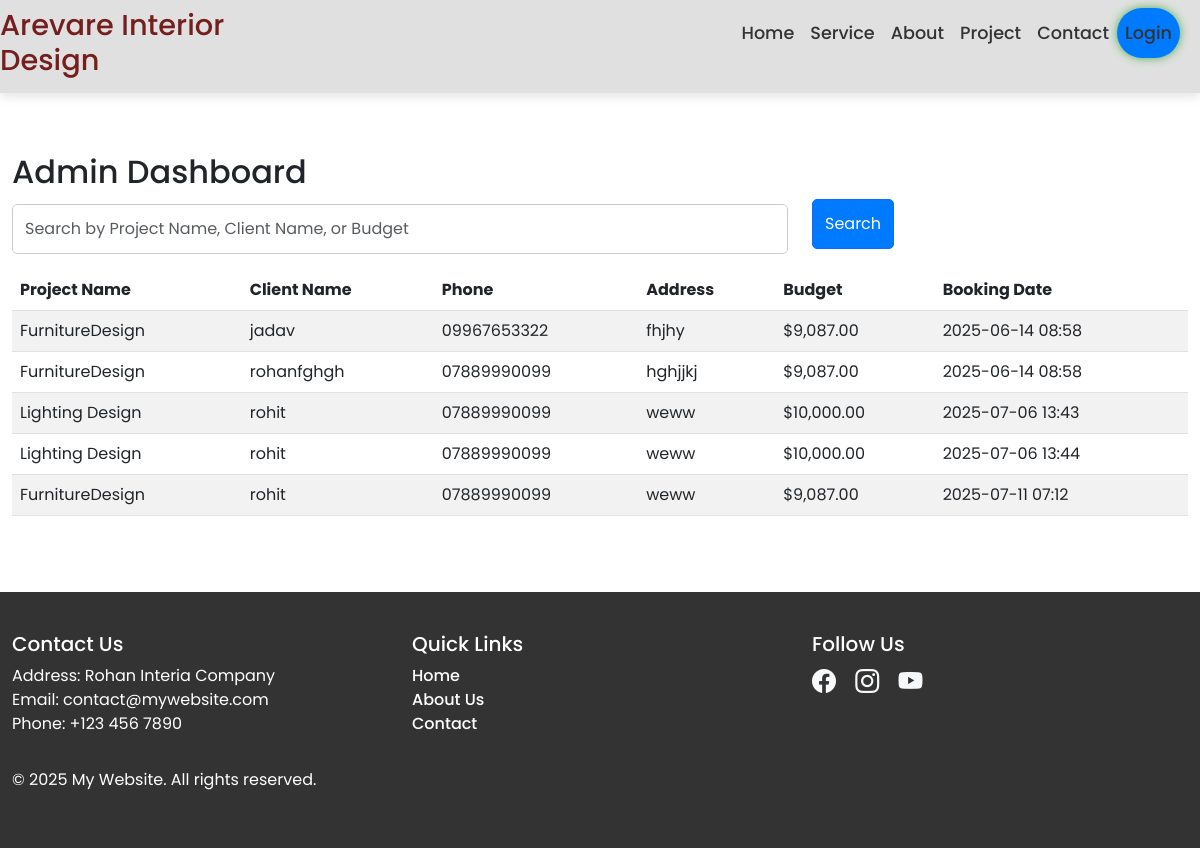
The page /booking/admin-dashboard/ on the database its author committed.
### booking/models.py (models this page shows, shortened)
class Booking(models.Model):
    PENDING = 'PENDING'
    PAID = 'PAID'
    FAILED = 'FAILED'
    PAYMENT_STATUS_CHOICES = [
        (PENDING, 'Pending'),
        (PAID, 'Paid'),
        (FAILED, 'Failed'),
    ]
    user = models.ForeignKey(settings.AUTH_USER_MODEL, on_delete=models.CASCADE)
    project = models.ForeignKey('project.ConstructionProject', on_delete=models.CASCADE)
    name = models.CharField(max_length=255)  # Client's name
    address = models.TextField()
    phone = models.CharField(max_length=20)
    budget = models.DecimalField(max_digits=10, decimal_places=2)
    payment_status = models.CharField(max_length=10, choices=PAYMENT_STATUS_CHOICES, default=PENDING)
    created_at = models.DateTimeField(auto_now_add=True)
    partial_payment_amount = models.DecimalField(max_digits=10, decimal_places=2, default=0.0)
    razorpay_order_id = models.CharField(max_length=255, blank=True, null=True)  # Store Razorpay order ID
    other_field = models.CharField(max_length=255, blank=True, null=True)  # Example for another custom field
    first_instrument_amount = models.DecimalField(max_digits=10, decimal_places=2, default=0.0)  # Amount for first instrument
    second_instrument_amount = models.DecimalField(max_digits=10, decimal_places=2, default=0.0)  # Amount for second instrument

### project/models.py (models this page shows, shortened)
class ConstructionProject(models.Model):
    project_name = models.CharField(max_length=255)
    start_date = models.DateField()
    end_date = models.DateField()
    location = models.CharField(max_length=255)
    budget = models.DecimalField(max_digits=12, decimal_places=2)
    description = models.CharField(max_length=200)
    image = models.ImageField(upload_to='project/', blank=True, null=True, verbose_name="Project Image")

### booking/views.py (the view, shortened to what this page needs)
# urls.py: path('admin-dashboard/',admin_dashboard1, name='admin_dashboard'),
def admin_dashboard1(request):
    search_query = request.GET.get('search_query', '')
    payment_status_query = request.GET.get('payment_status', '')
    bookings = Booking.objects.all()
    if payment_status_query:
        bookings = bookings.filter(payment_status=payment_status_query)
    for booking in bookings:
        total_payment = booking.partial_payment_amount + booking.second_instrument_amount
        remaining_balance = booking.budget - total_payment
        booking.total_payment = total_payment
        booking.remaining_balance = remaining_balance
    return render(request, 'bookings/admin_dashboard.html', {
        'bookings': bookings,
        'search_query': search_query,
        'payment_status_query': payment_status_query,
    })

### templates/bookings/admin_dashboard.html
{% extends 'base.html' %}
{% load humanize %}
{% block content %}
    <div class="container">
        <h2>Admin Dashboard</h2>
        <form method="get" action="">
            <div class="row mb-3">
                <div class="col-md-8">
                    <input type="text" class="form-control" name="search_query" placeholder="Search by Project Name, Client Name, or Budget" value="{{ request.GET.search_query }}">
                </div>
                <div class="col-md-2">
                    <button type="submit" class="btn btn-primary">Search</button>
                </div>
            </div>
        </form>
        {% if bookings %}
            <table class="table table-striped">
                <thead>
                    <tr>
                        <th>Project Name</th>
                        <th>Client Name</th>
                        <th>Phone</th>
                        <th>Address</th>
                        <th>Budget</th>
                        <th>Booking Date</th>
                    </tr>
                </thead>
                <tbody>
                    {% for booking in bookings %}
                        <tr>
                            <td>{{ booking.project.project_name }}</td>
                            <td>{{ booking.name }}</td>
                            <td>{{ booking.phone }}</td>
                            <td>{{ booking.address }}</td>
                            <td>${{ booking.budget|intcomma }}</td>
                            <td>{{ booking.created_at|date:"Y-m-d H:i" }}</td>
                        </tr>
                    {% endfor %}
                </tbody>
            </table>
        {% else %}
            <p>No bookings available.</p>
        {% endif %}
    </div>
{% endblock %}

### static/css/styles.css (style rules this page uses)
body, html { margin: 0; padding: 0; height: 100%; }
input.form-control { border-radius: 5px; border: 1px solid #ccc; padding: 12px; margin-top: 5px; transition: border-color 0.3s ease, box-shadow 0.3s ease; }
button[type="submit"] { background-color: #007bff; color: white; border-radius: 5px; padding: 12px; font-size: 16px; transition: background-color 0.3s ease; }

### static/css/style.css (style rules this page uses)
body { font-family: Arial, sans-serif; }
.container { margin-top: 50px; }

### static/css/stylese.css (style rules this page uses)
:root { --font-family: "Poppins", sans-serif; --font-color-primary: #fff; --font-color-secundary: #1680ac; --font-color-menu: #222; --bg-primary: #2696e9; --bg-secundary: #fff; }
* { margin: 0; padding: 0; box-sizing: border-box; font-family: var(--font-family); }

### templates/base.html (style rules this page uses)
.container { max-width: 1200px; margin: 0 auto; }

### rows shown on the page
Booking: project.project_name "FurnitureDesign", name "jadav", phone "09967653322", address "fhjhy", budget "9,087.00", created_at "2025-06-14 08:58"
Booking: project.project_name "FurnitureDesign", name "rohanfghgh", phone "07889990099", address "hghjjkj", budget "9,087.00", created_at "2025-06-14 08:58"
Booking: project.project_name "Lighting Design", name "rohit", phone "07889990099", address "weww", budget "10,000.00", created_at "2025-07-06 13:43"
Booking: project.project_name "Lighting Design", name "rohit", phone "07889990099", address "weww", budget "10,000.00", created_at "2025-07-06 13:44"
Booking: project.project_name "FurnitureDesign", name "rohit", phone "07889990099", address "weww", budget "9,087.00", created_at "2025-07-11 07:12"
